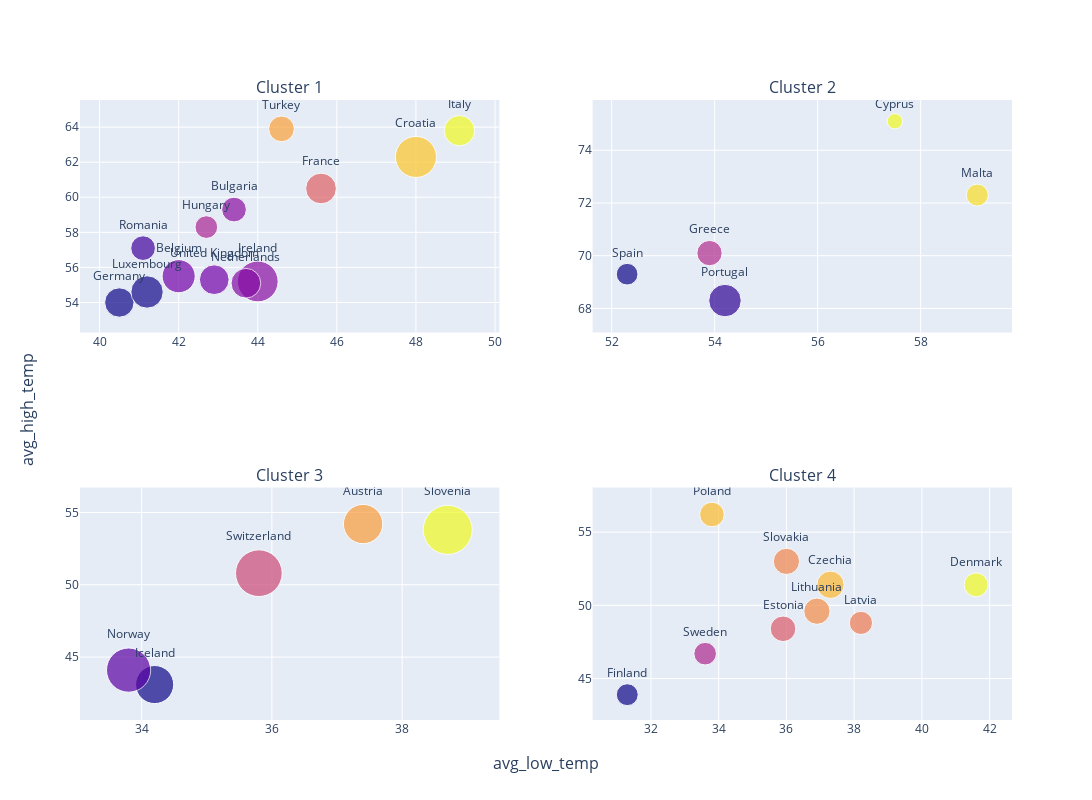

This figure's notebook cell:
### Code cell
from plotly.subplots import make_subplots
import plotly.graph_objects as go

def index_helper(i,row=2,col=2):
    row_index=(i//row)+1
    col_index=(i%col)+1
    return row_index,col_index
fig = make_subplots(rows=2, cols=2,
                    subplot_titles=("Cluster 1", "Cluster 2","Cluster 3","Cluster 4"),
                   x_title='avg_low_temp',y_title='avg_high_temp')
for i in range(4):
    row_index,col_index=index_helper(i,row=2,col=2)
    tmp_df=df[df.prediction==str(i)]
    fig.add_trace(go.Scatter(
        x=tmp_df['avg_low_temp'],
        y=tmp_df['avg_high_temp'],
        mode="markers+text",
        text=tmp_df['country'],
        showlegend=False,
        marker=dict(color=tmp_df['
                                 '],size=tmp_df['avg_precipitation'])
        ),row=row_index,col=col_index)
fig.update_layout(width=1200,height=800)

fig.update_traces(textposition='top center')
fig.show()

### Figure 1 — Plotly figure (JSON) as saved in the notebook; plotly's stock layout.template omitted (floating-point values rounded to 4 significant figures)
{"data": [{"marker": {"color": [48.8, 49.4, 55.1, 52.3, 46.6, 50.3, 49.4, 56.3, 46.7, 49.2, 47.6, 54.2, 48.8], "size": [33.1, 24.7, 41.1, 30.7, 29.4, 22.7, 40.8, 30.4, 32.4, 29.7, 24.7, 25.7, 29.7]}, "mode": "markers+text", "showlegend": false, "text": ["Belgium", "Bulgaria", "Croatia", "France", "Germany", "Hungary", "Ireland", "Italy", "Luxembourg", "Netherlands", "Romania", "Turkey", "United Kingdom"], "textposition": "top center", "type": "scatter", "x": [42, 43.4, 48, 45.6, 40.5, 42.7, 44, 49.1, 41.2, 43.7, 41.1, 44.6, 42.9], "xaxis": "x", "y": [55.5, 59.3, 62.3, 60.5, 54, 58.3, 55.2, 63.8, 54.6, 55.1, 57.1, 63.9, 55.3], "yaxis": "y"}, {"marker": {"color": [66.1, 62.5, 65.7, 60.4, 60], "size": [15.4, 25.3, 22, 32.5, 21.7]}, "mode": "markers+text", "showlegend": false, "text": ["Cyprus", "Greece", "Malta", "Portugal", "Spain"], "textposition": "top center", "type": "scatter", "x": [57.5, 53.9, 59.1, 54.2, 52.3], "xaxis": "x2", "y": [75.1, 70.1, 72.3, 68.3, 69.3], "yaxis": "y2"}, {"marker": {"color": [44.6, 38.5, 39.8, 46.4, 42.5], "size": [39.3, 38.1, 44.2, 49.1, 46.7]}, "mode": "markers+text", "showlegend": false, "text": ["Austria", "Iceland", "Norway", "Slovenia", "Switzerland"], "textposition": "top center", "type": "scatter", "x": [37.4, 34.2, 33.8, 38.7, 35.8], "xaxis": "x3", "y": [54.2, 43.1, 44.1, 53.8, 50.8], "yaxis": "y3"}, {"marker": {"color": [44.5, 46, 41.9, 36.6, 42.9, 43.4, 44.6, 43.2, 40.3], "size": [27.4, 23.9, 25.6, 21.9, 23.2, 26.3, 24.6, 26.2, 22.6]}, "mode": "markers+text", "showlegend": false, "text": ["Czechia", "Denmark", "Estonia", "Finland", "Latvia", "Lithuania", "Poland", "Slovakia", "Sweden"], "textposition": "top center", "type": "scatter", "x": [37.3, 41.6, 35.9, 31.3, 38.2, 36.9, 33.8, 36, 33.6], "xaxis": "x4", "y": [51.4, 51.4, 48.4, 43.9, 48.8, 49.6, 56.2, 53, 46.7], "yaxis": "y4"}], "layout": {"annotations": [{"font": {"size": 16}, "showarrow": false, "text": "Cluster 1", "x": 0.225, "xanchor": "center", "xref": "paper", "y": 1, "yanchor": "bottom", "yref": "paper"}, {"font": {"size": 16}, "showarrow": false, "text": "Cluster 2", "x": 0.775, "xanchor": "center", "xref": "paper", "y": 1, "yanchor": "bottom", "yref": "paper"}, {"font": {"size": 16}, "showarrow": false, "text": "Cluster 3", "x": 0.225, "xanchor": "center", "xref": "paper", "y": 0.375, "yanchor": "bottom", "yref": "paper"}, {"font": {"size": 16}, "showarrow": false, "text": "Cluster 4", "x": 0.775, "xanchor": "center", "xref": "paper", "y": 0.375, "yanchor": "bottom", "yref": "paper"}, {"font": {"size": 16}, "showarrow": false, "text": "avg_low_temp", "x": 0.5, "xanchor": "center", "xref": "paper", "y": 0, "yanchor": "top", "yref": "paper", "yshift": -30}, {"font": {"size": 16}, "showarrow": false, "text": "avg_high_temp", "textangle": -90, "x": 0, "xanchor": "right", "xref": "paper", "xshift": -40, "y": 0.5, "yanchor": "middle", "yref": "paper"}], "height": 800, "width": 1200, "xaxis": {"anchor": "y", "domain": [0, 0.45]}, "xaxis2": {"anchor": "y2", "domain": [0.55, 1]}, "xaxis3": {"anchor": "y3", "domain": [0, 0.45]}, "xaxis4": {"anchor": "y4", "domain": [0.55, 1]}, "yaxis": {"anchor": "x", "domain": [0.625, 1]}, "yaxis2": {"anchor": "x2", "domain": [0.625, 1]}, "yaxis3": {"anchor": "x3", "domain": [0, 0.375]}, "yaxis4": {"anchor": "x4", "domain": [0, 0.375]}}}
